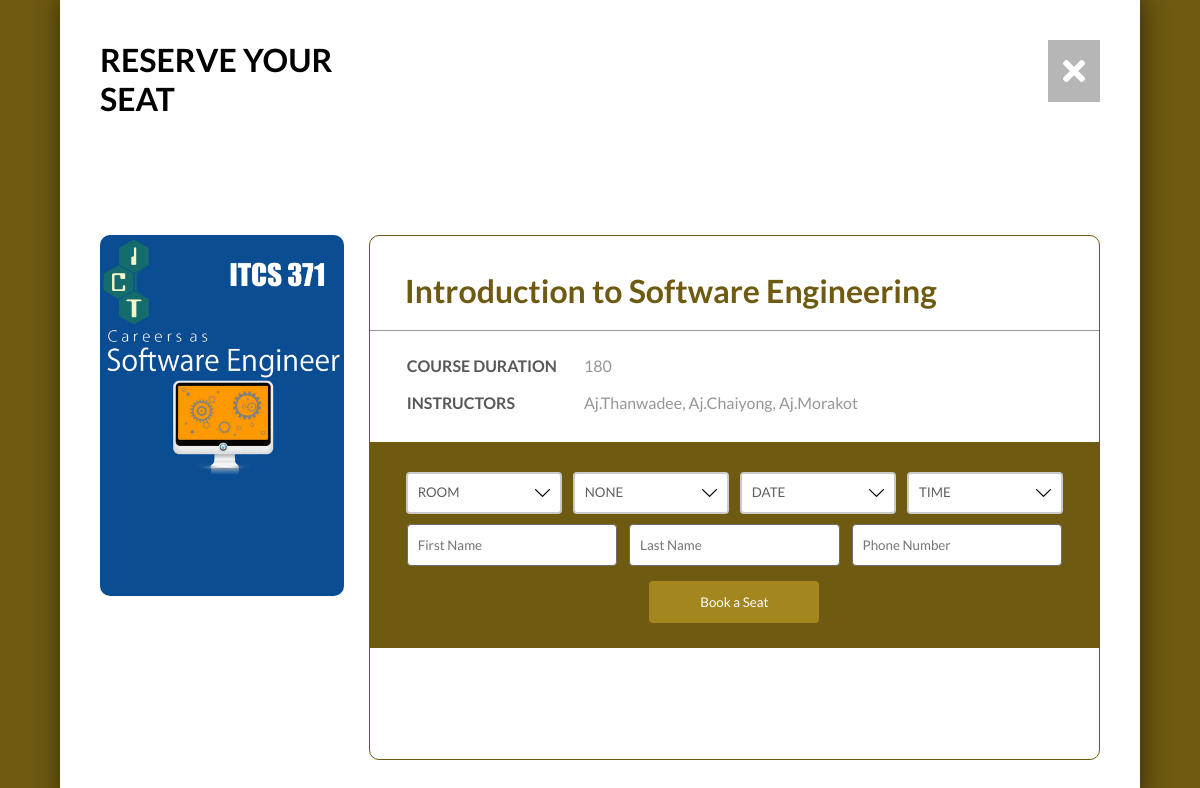
Screenshot of /booking.php?id=1 with the database file from the repository.
### tables this page shows
CREATE TABLE IF NOT EXISTS `courseTable` (
  `courseID` int(11) NOT NULL,
  `courseImg` varchar(150) NOT NULL,
  `courseTitle` varchar(100) NOT NULL,
  `courseDuration` int(11) NOT NULL,
  `courseInstructor` varchar(50) NOT NULL
);

### booking.php (the view, shortened to what this page needs)
<!DOCTYPE html>
<html lang="en">
<?php
        $id = $_GET['id'];
        $link = mysqli_connect("localhost", "root", "", "course_db");
        $courseQuery = "SELECT * FROM courseTable WHERE courseID = $id";
        $courseImageById = mysqli_query($link,$courseQuery);
        $row = mysqli_fetch_array($courseImageById);
?>
<head>
    <link rel="stylesheet" href="style/styles.css">
    <link rel="stylesheet" href="https://use.fontawesome.com/releases/v5.7.2/css/all.css"
>
</head>
<body style="background-color:#6e5a11;">
    <div class="booking-panel">
        <div class="booking-panel-section booking-panel-section1">
            <h1>RESERVE YOUR SEAT</h1>
        </div>
        <div class="booking-panel-section booking-panel-section2" onclick="location.href='/ICT/main.php'">
            <i class="fas fa-2x fa-times"></i>
        </div>
        <div class="booking-panel-section booking-panel-section3">
            <div class="movie-box">
                <?php
                    echo '<img src="'.$row['courseImg'].'" alt="">';
                    ?>
            </div>
        </div>
        <div class="booking-panel-section booking-panel-section4">
            <div class="title"><?php echo $row['courseTitle']; ?></div>
            <div class="movie-information">
                <table>
                    <tr>
                        <td>COURSE DURATION</td>
                        <td><?php echo $row['courseDuration']; ?></td>
                    </tr>
                    <tr>
                        <td>INSTRUCTORS</td>
                        <td><?php echo $row['courseInstructor']; ?></td>
                    </tr>
                </table>
            </div>
            <div class="booking-form-container">
                <form action="" method="POST">
                    <select name="room" required>
                        <option value="" disabled selected>ROOM</option>
                    </select>
                    <select name="type" required>
                        <option value="" disabled selected>NONE</option>
                    </select>
                    <select name="date" required>
                        <option value="" disabled selected>DATE</option>
                    </select>
                    <select name="hour" required>
                        <option value="" disabled selected>TIME</option>
                    </select>
                    <input placeholder="First Name" type="text" name="fName" required>
                    <input placeholder="Last Name" type="text" name="lName">
                    <input placeholder="Phone Number" type="text" name="pNumber" required>
                    <button type="submit" value="submit" name="submit" class="form-btn">Book a Seat</button>
                </form>
            </div>
        </div>
    </div>
</body>
</html>

### style/styles.css (style rules this page uses)
* { margin: 0; padding: 0; box-sizing: border-box; font-family: 'Lato', sans-serif; text-decoration: none; color: unset; }
.movie-box { position: relative; margin: 10px 0; }
.movie-box img { display: block; height: 100%; width: 100%; }
.booking-panel { display: grid; grid-gap: 25px; grid-template-columns: 1fr 3fr; background-color: #FFF; padding: 40px; box-shadow: 1px 0px 23px 3px rgba(0, 0, 0, 0.45); -webkit-box-shadow: 1px 0px 23px 3px rgba(0, 0, 0, 0.45); -moz-box-shadow: 1px 0px 23px 3px rgba(0, 0, 0, 0.45); transition: all 0.7s ease; width: 90%; height: 100vh; margin: 0 auto; }
.booking-panel-section2>i { background-color: #b6b6b6; color: #fff; padding: 15px; float: right; cursor: pointer; transition: all 0.5s ease; }
.booking-panel-section3>.movie-box { border-radius: 10px; overflow: hidden; }
.booking-panel-section3 img { max-width: 100%; }
.booking-panel-section3>.movie-box { margin: 0; }
.booking-panel-section4 { border-radius: 10px; border: 1px #6e5a11 solid; background-color: #FFF; }
.booking-panel-section4>.title { border-bottom: #969696 1px solid; color: #6e5a11; padding: 0 0 15px 0; margin: 0 0 15px 0; font-size: 24pt; padding: 35px 35px 20px 35px; font-weight: bold; }
.movie-information>table { padding: 0 35px 0 35px; }
.movie-information td { padding: 8px 25px 8px 0; text-align: left; color: #969696; }
.movie-information table tr td:first-child { color: #585858; font-weight: bold; }
.booking-form-container { background-color: #6e5a11; width: 100%; padding: 25px; margin: 20px 0; }
.booking-form-container form { display: flex; justify-content: space-evenly; flex-wrap: wrap; align-items: center; }
.booking-form-container form button { border-radius: 4px; border: none; padding: 10px; margin-top: 10px; float: right; width: 25%; text-align: center; background-color: #a3861e; color: #FFF; transition: all 0.7s ease; cursor: pointer; height: 42px; }
.booking-form-container form select { padding: 10px; -moz-appearance: none; -webkit-appearance: none; background: #fff url('#') no-repeat calc(100% - 10px) 50%; box-sizing: border-box; border: solid 2px #cbcbcb; border-radius: 4px; outline: none; cursor: pointer; color: #606060; text-indent: 0.01px; text-overflow: ''; width: 23%; height: 42px; margin: 5px 0; }
.booking-form-container form input { border-radius: 4px; border: 1px solid #6e6e6e; padding: 10px; width: 31%; height: 42px; margin: 5px 0; }

### rows the page displays
coursetable: courseImg (picture), courseTitle "Introduction to Software Engineering", courseDuration "180", courseInstructor "Aj.Thanwadee, Aj.Chaiyong, Aj.Morakot"
